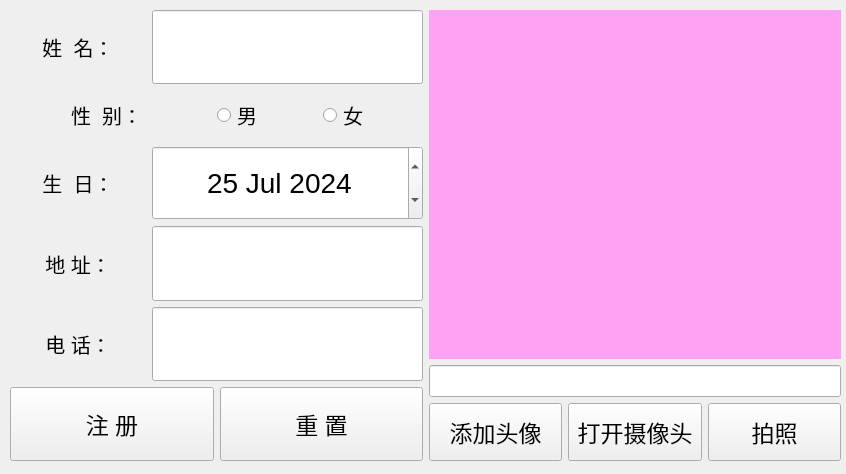
<?xml version="1.0" encoding="UTF-8"?>
<ui version="4.0">
 <class>RegisterWin</class>
 <widget class="QWidget" name="RegisterWin">
  <property name="geometry">
   <rect>
    <x>0</x>
    <y>0</y>
    <width>846</width>
    <height>474</height>
   </rect>
  </property>
  <property name="font">
   <font>
    <pointsize>15</pointsize>
   </font>
  </property>
  <property name="windowTitle">
   <string>Form</string>
  </property>
  <widget class="QWidget" name="">
   <property name="geometry">
    <rect>
     <x>10</x>
     <y>10</y>
     <width>831</width>
     <height>451</height>
    </rect>
   </property>
   <layout class="QHBoxLayout" name="horizontalLayout_9">
    <item>
     <layout class="QVBoxLayout" name="verticalLayout">
      <item>
       <layout class="QHBoxLayout" name="horizontalLayout_3" stretch="1,2">
        <item>
         <widget class="QLabel" name="label">
          <property name="text">
           <string>姓  名：</string>
          </property>
          <property name="alignment">
           <set>Qt::AlignCenter</set>
          </property>
         </widget>
        </item>
        <item>
         <widget class="QLineEdit" name="nameEdit">
          <property name="sizePolicy">
           <sizepolicy hsizetype="Expanding" vsizetype="Expanding">
            <horstretch>0</horstretch>
            <verstretch>0</verstretch>
           </sizepolicy>
          </property>
          <property name="alignment">
           <set>Qt::AlignCenter</set>
          </property>
         </widget>
        </item>
       </layout>
      </item>
      <item>
       <layout class="QHBoxLayout" name="horizontalLayout_2" stretch="2,1,1">
        <item>
         <widget class="QLabel" name="label_2">
          <property name="minimumSize">
           <size>
            <width>0</width>
            <height>50</height>
           </size>
          </property>
          <property name="text">
           <string>           性  别：</string>
          </property>
         </widget>
        </item>
        <item>
         <widget class="QRadioButton" name="mrb">
          <property name="text">
           <string>男</string>
          </property>
         </widget>
        </item>
        <item>
         <widget class="QRadioButton" name="wrb">
          <property name="text">
           <string>女</string>
          </property>
         </widget>
        </item>
       </layout>
      </item>
      <item>
       <layout class="QHBoxLayout" name="horizontalLayout_7" stretch="1,2">
        <item>
         <widget class="QLabel" name="label_3">
          <property name="text">
           <string>生  日：</string>
          </property>
          <property name="alignment">
           <set>Qt::AlignCenter</set>
          </property>
         </widget>
        </item>
        <item>
         <widget class="QDateEdit" name="birthdayEdit">
          <property name="sizePolicy">
           <sizepolicy hsizetype="Expanding" vsizetype="Expanding">
            <horstretch>0</horstretch>
            <verstretch>0</verstretch>
           </sizepolicy>
          </property>
          <property name="font">
           <font>
            <pointsize>21</pointsize>
           </font>
          </property>
          <property name="alignment">
           <set>Qt::AlignCenter</set>
          </property>
          <property name="dateTime">
           <datetime>
            <hour>0</hour>
            <minute>0</minute>
            <second>0</second>
            <year>2024</year>
            <month>7</month>
            <day>25</day>
           </datetime>
          </property>
         </widget>
        </item>
       </layout>
      </item>
      <item>
       <layout class="QHBoxLayout" name="horizontalLayout_4" stretch="1,2">
        <item>
         <widget class="QLabel" name="label_4">
          <property name="text">
           <string>地 址：</string>
          </property>
          <property name="alignment">
           <set>Qt::AlignCenter</set>
          </property>
         </widget>
        </item>
        <item>
         <widget class="QLineEdit" name="addressEdit">
          <property name="sizePolicy">
           <sizepolicy hsizetype="Expanding" vsizetype="Expanding">
            <horstretch>0</horstretch>
            <verstretch>0</verstretch>
           </sizepolicy>
          </property>
          <property name="alignment">
           <set>Qt::AlignCenter</set>
          </property>
         </widget>
        </item>
       </layout>
      </item>
      <item>
       <layout class="QHBoxLayout" name="horizontalLayout_6" stretch="1,2">
        <item>
         <widget class="QLabel" name="label_6">
          <property name="text">
           <string>电 话：</string>
          </property>
          <property name="alignment">
           <set>Qt::AlignCenter</set>
          </property>
         </widget>
        </item>
        <item>
         <widget class="QLineEdit" name="phoneEdit">
          <property name="sizePolicy">
           <sizepolicy hsizetype="Expanding" vsizetype="Expanding">
            <horstretch>0</horstretch>
            <verstretch>0</verstretch>
           </sizepolicy>
          </property>
          <property name="alignment">
           <set>Qt::AlignCenter</set>
          </property>
         </widget>
        </item>
       </layout>
      </item>
      <item>
       <layout class="QHBoxLayout" name="horizontalLayout" stretch="0,0">
        <item>
         <widget class="QPushButton" name="registerBtn">
          <property name="sizePolicy">
           <sizepolicy hsizetype="Minimum" vsizetype="Expanding">
            <horstretch>0</horstretch>
            <verstretch>0</verstretch>
           </sizepolicy>
          </property>
          <property name="font">
           <font>
            <pointsize>17</pointsize>
           </font>
          </property>
          <property name="text">
           <string>注 册</string>
          </property>
         </widget>
        </item>
        <item>
         <widget class="QPushButton" name="resetBtn">
          <property name="sizePolicy">
           <sizepolicy hsizetype="Minimum" vsizetype="Expanding">
            <horstretch>0</horstretch>
            <verstretch>0</verstretch>
           </sizepolicy>
          </property>
          <property name="font">
           <font>
            <pointsize>17</pointsize>
           </font>
          </property>
          <property name="text">
           <string>重 置</string>
          </property>
         </widget>
        </item>
       </layout>
      </item>
     </layout>
    </item>
    <item>
     <layout class="QVBoxLayout" name="verticalLayout_2" stretch="6,2,1">
      <item>
       <widget class="QLabel" name="headPicLb">
        <property name="sizePolicy">
         <sizepolicy hsizetype="Preferred" vsizetype="Expanding">
          <horstretch>0</horstretch>
          <verstretch>0</verstretch>
         </sizepolicy>
        </property>
        <property name="styleSheet">
         <string notr="true">background-color: rgb(255, 162, 244);</string>
        </property>
        <property name="text">
         <string/>
        </property>
       </widget>
      </item>
      <item>
       <widget class="QLineEdit" name="picFileEdit"/>
      </item>
      <item>
       <layout class="QHBoxLayout" name="horizontalLayout_8">
        <item>
         <widget class="QPushButton" name="addPicBtn">
          <property name="sizePolicy">
           <sizepolicy hsizetype="Minimum" vsizetype="Expanding">
            <horstretch>0</horstretch>
            <verstretch>0</verstretch>
           </sizepolicy>
          </property>
          <property name="font">
           <font>
            <pointsize>17</pointsize>
           </font>
          </property>
          <property name="text">
           <string>添加头像</string>
          </property>
         </widget>
        </item>
        <item>
         <widget class="QPushButton" name="videoSwitchBtn">
          <property name="sizePolicy">
           <sizepolicy hsizetype="Minimum" vsizetype="Expanding">
            <horstretch>0</horstretch>
            <verstretch>0</verstretch>
           </sizepolicy>
          </property>
          <property name="font">
           <font>
            <pointsize>17</pointsize>
           </font>
          </property>
          <property name="text">
           <string>打开摄像头</string>
          </property>
         </widget>
        </item>
        <item>
         <widget class="QPushButton" name="cameraBtn">
          <property name="sizePolicy">
           <sizepolicy hsizetype="Minimum" vsizetype="Expanding">
            <horstretch>0</horstretch>
            <verstretch>0</verstretch>
           </sizepolicy>
          </property>
          <property name="font">
           <font>
            <pointsize>17</pointsize>
           </font>
          </property>
          <property name="text">
           <string>拍照</string>
          </property>
         </widget>
        </item>
       </layout>
      </item>
     </layout>
    </item>
   </layout>
  </widget>
 </widget>
 <resources/>
 <connections/>
</ui>
